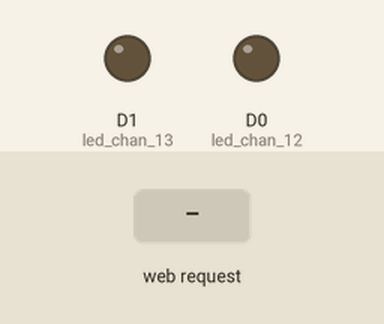
This sketch was run on a simulated ESP8266 (NodeMCU). Parts: output pins drawn as LEDs (lit = HIGH). The test bench sets the inputs (shaded band). WiFi joins after 1.5 s; servers stay silent unless stated; what the sketch prints to the serial monitor is not drawn.

Above: at 2.8 s.
2.9 s: HTTP request GET /socket1On received
At 3.6 s:
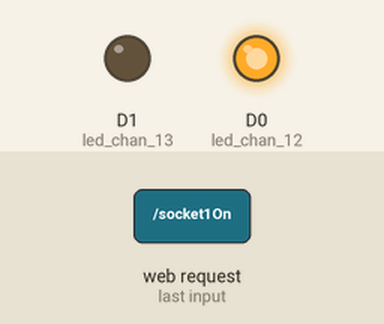
4.4 s: HTTP request GET /socket2On received
At 4.8 s:
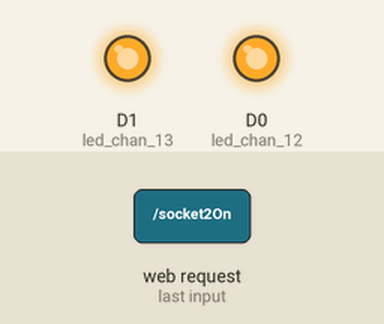
5.9 s: HTTP request GET /socket1Off received
At 7.1 s:
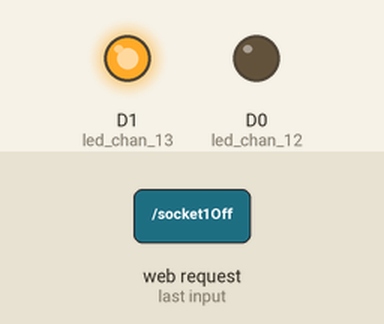
7.4 s: HTTP request GET /socket2Off received
At 8.2 s:
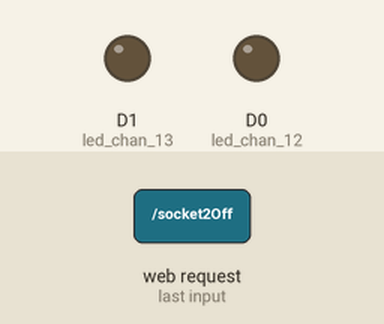
Timing chart, 0 to 9.9 s (numbered marks = the images above; inputs shaded):
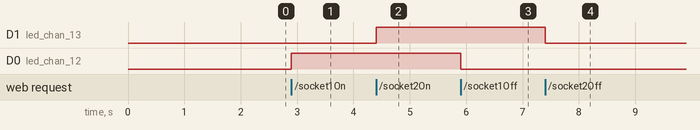

The sketch:

blinkled.ino
```cpp
#include <ESP8266mDNS.h>
#include <ESP8266WebServer.h>
#include <WiFiClient.h>
#include <ESP8266WiFi.h>

MDNSResponder mdns;


ESP8266WebServer server(80);
String webPage;
const char* ssid = "No Name";
const char* password = "*taophairua";


void setup(){

  pinMode(D0,OUTPUT); //led chan 12
  pinMode(D1,OUTPUT); //led chan 13

    webPage += "<h1>ESP8266 Web Server</h1><p>Socket #1 <a href=\"socket1On\"><button>ON</button></a>&nbsp;<a href=\"socket1Off\"><button>OFF</button></a></p>";
  webPage += "<p>Socket #2 <a href=\"socket2On\"><button>ON</button></a>&nbsp;<a href=\"socket2Off\"><button>OFF</button></a></p>";

  Serial.begin(115200);
  delay(100);

  Serial.println();
  Serial.println();
  Serial.print("Connecting to");
  Serial.println(ssid);

  WiFi.begin(ssid,password);

  while (WiFi.status() != WL_CONNECTED){
    delay(500);
    Serial.print(".");
    }

    Serial.println("");
    Serial.println("WiFi connected");
    Serial.println("IP address: ");
    Serial.println(WiFi.localIP());


    if(mdns.begin("esp8266", WiFi.localIP()))
        Serial.println("MDNS responder started");

    server.on("/",[](){
      server.send(200,"text/html",webPage);
      });

    server.on("/socket1On",[](){
      server.send(200,"text/html",webPage);
      digitalWrite(D0,HIGH);
      delay(1000);
      });

    server.on("/socket1Off",[](){
      server.send(200,"text/html",webPage);
      digitalWrite(D0,LOW);
      delay(1000);
      });

      server.on("/socket2On",[](){
      server.send(200,"text/html",webPage);
      digitalWrite(D1,HIGH);
      delay(1000);
      });

    server.on("/socket2Off",[](){
      server.send(200,"text/html",webPage);
      digitalWrite(D1,LOW);
      delay(1000);
      });

      server.begin();
      Serial.println("HTTP server started");

  }
  void loop(){
    server.handleClient();
    }
```

Measured:
- after the input at 2.9 s, D0 (led_chan_12): LOW → HIGH at once
- after the input at 4.4 s, D1 (led_chan_13): LOW → HIGH at once
- after the input at 5.9 s, D0 (led_chan_12): HIGH → LOW at once
- after the input at 7.4 s, D1 (led_chan_13): HIGH → LOW at once
